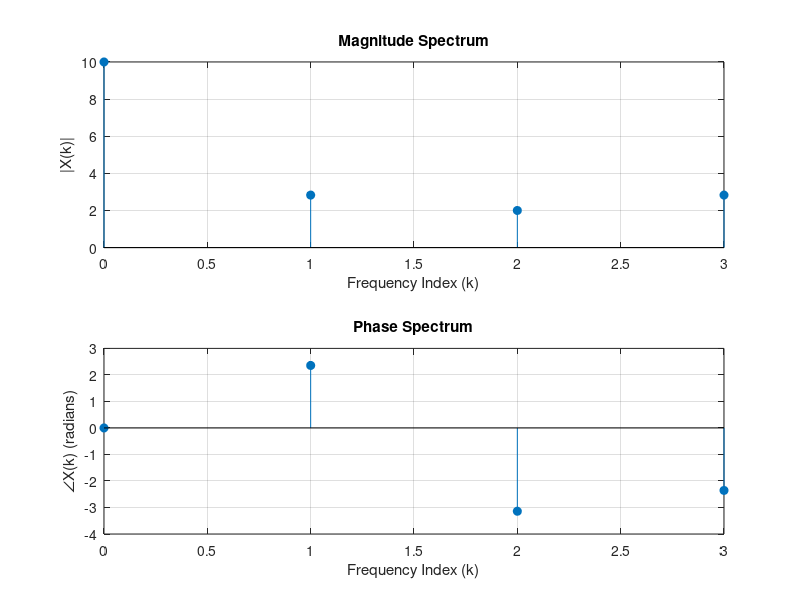

The MATLAB script that drew this image:
%Implementation DFT Signal

clc;
clear;
close all;

% Input sequence
x = [1 2 3 4];   % Example input signal
N = length(x);   % Length of sequence

% Initialize DFT output
X = zeros(1, N);

% DFT formula implementation
for k = 0:N-1
    for n = 0:N-1
        X(k+1) = X(k+1) + x(n+1) * exp(-1j * 2 * pi * k * n / N);
    end
end

% Display the result
disp('Input sequence x(n):');
disp(x);
disp('DFT of x(n):');
disp(X);

% Plot magnitude and phase spectrum
k = 0:N-1;
subplot(2,1,1);
stem(k, abs(X), 'filled');
title('Magnitude Spectrum');
xlabel('Frequency Index (k)');
ylabel('|X(k)|');
grid on;

subplot(2,1,2);
stem(k, angle(X), 'filled');
title('Phase Spectrum');
xlabel('Frequency Index (k)');
ylabel('∠X(k) (radians)');
grid on;
